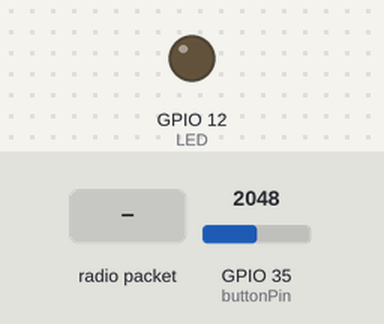
Simulated run of this sketch. Board: ESP32. Parts: output pins drawn as LEDs (lit = HIGH). The inputs (shaded band) are chosen by the test bench; at power-on: GPIO 35 (buttonPin) = 2048. No radio packets arrive unless stated; what the sketch prints to the serial monitor is not drawn.

Above: at 10.8 s.
10.9 s: radio packet "100" arrives
At 22.0 s:
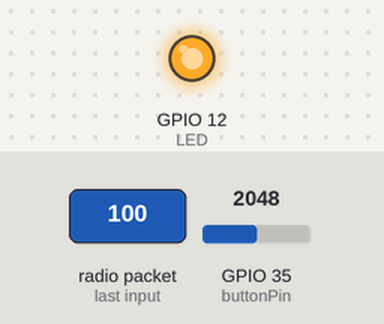
Timing chart, 0 to 23.7 s (numbered marks = the images above; inputs shaded):
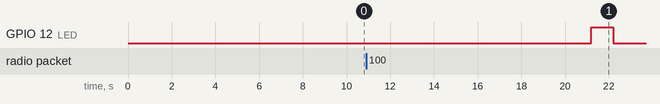

The sketch:

loraEmisorRepector.ino
```cpp
#include <SPI.h>
#include <LoRa.h>

//define the pins used by the transceiver module
#define ss 5
#define rst 14
#define dio0 2

int counter = 0;
String LoRaMessage = "";
int idEmisor = 10;

int tipoMedidaSensor4 = 0;
int tipoMedidaSensor3 = 3;
int tipoMedidaSensor2 = 2;
int tipoMedidaSensor1 = 1;

int datoSensor4 = 0;    // variable para almacenar valor leido de
int datoSensor3 = 0;    // variable para almacenar valor leido de Agua
int datoSensor2 = 0;    // variable para almacenar valor leido de Luz
int datoSensor1 = 0;    // variable para almacenar valor leido de Temperatura

String id;
String accion;
String cantidad;

const int LED = 12;  // Declaro Pin 12 de ESP32 donde está conectado el LED
// set pin numbers
const int buttonPin = 35;  // the number of the pushbutton pin

void setup() {
  //initialize Serial Monitor
  Serial.begin(115200);
  while (!Serial);

  //setup LoRa transceiver module
  LoRa.setPins(ss, rst, dio0);
  pinMode(LED, OUTPUT);

  //replace the LoRa.begin(---E-) argument with your location's frequency
  //433E6 for Asia
  //866E6 for Europe
  //915E6 for North America
  while (!LoRa.begin(866E6)) {
    Serial.println(".");
    delay(500);
  }
  // Change sync word (0xF3) to match the receiver
  // The sync word assures you don't get LoRa messages from other LoRa transceivers
  // ranges from 0-0xFF
  LoRa.setSyncWord(0xF3);
  Serial.println("LoRa Initializing OK!");
}

void loop() {

//  digitalWrite(LED, HIGH);
//  delay(1000);
//  digitalWrite(LED, LOW);
//  delay(1000);

  Serial.print("Sending packet: ");
  Serial.println(counter);

  // read the state of the pushbutton value
  //  datoSensor3 = digitalRead(buttonPin);
  datoSensor3 = analogRead(buttonPin);
  Serial.print("idEmisor: ");
  Serial.println(idEmisor);

  Serial.print("Sending datoSensor3: ");
  Serial.println(datoSensor3);


  // LoRaMessage = String(id) + "/" + String(temperatura) + "&" + String(luz) + "#" + String(humedad);

  LoRaMessage = String(idEmisor) + "/" + String(datoSensor3) + "&" + String(tipoMedidaSensor3);


  //Send LoRa packet to receiver
  LoRa.beginPacket();

  LoRa.print(LoRaMessage);

  LoRa.endPacket();

  int packetSize = LoRa.parsePacket();
  if (packetSize) {
    // received a packet
    Serial.print("Received packet '");

    // read packet
    while (LoRa.available()) {
      String LoRaData = LoRa.readString();
      Serial.print(LoRaData);

      int pos1 = LoRaData.indexOf('/');
      int pos2 = LoRaData.indexOf('&');
      // int pos3 = LoRaData.indexOf('#');

      id = LoRaData.substring(0, pos1);
      accion = LoRaData.substring(pos1 + 1, pos2);
      // datoSensor3 = LoRaData.substring(pos1 + 1, LoRaData.length());
      cantidad = LoRaData.substring(pos2 + 1, LoRaData.length());

      // AQUI LO QUE HAGO ES RECOGER ACCCION Y SI ES 100 ENCIENDO EL LED.
      //EL PROBLEMA ESTÁ EN QUE EL EMISOR NO ESTA RECIBIENDO BIEN EL MENSAJE DEL RECEPTOR
      //O QUE EL EMISOR NO ESTA IMPRIMIENDO BIEN EL MENSAJA DEL RECEPTOR

 if (accion == "100"){
  //Enciende la luz
    digitalWrite(LED, HIGH);
  delay(1000);
  digitalWrite(LED, LOW);
  delay(1000);
  }
    }

    // print RSSI of packet
    Serial.print("' with RSSI ");
    Serial.println(LoRa.packetRssi());
  }
  counter++;
  delay(10000);
 // delay(2000);
}
```

Measured:
- after the input at 10.9 s, GPIO 12 (LED): LOW → HIGH after 10.3 s, → LOW 1.0 s later
